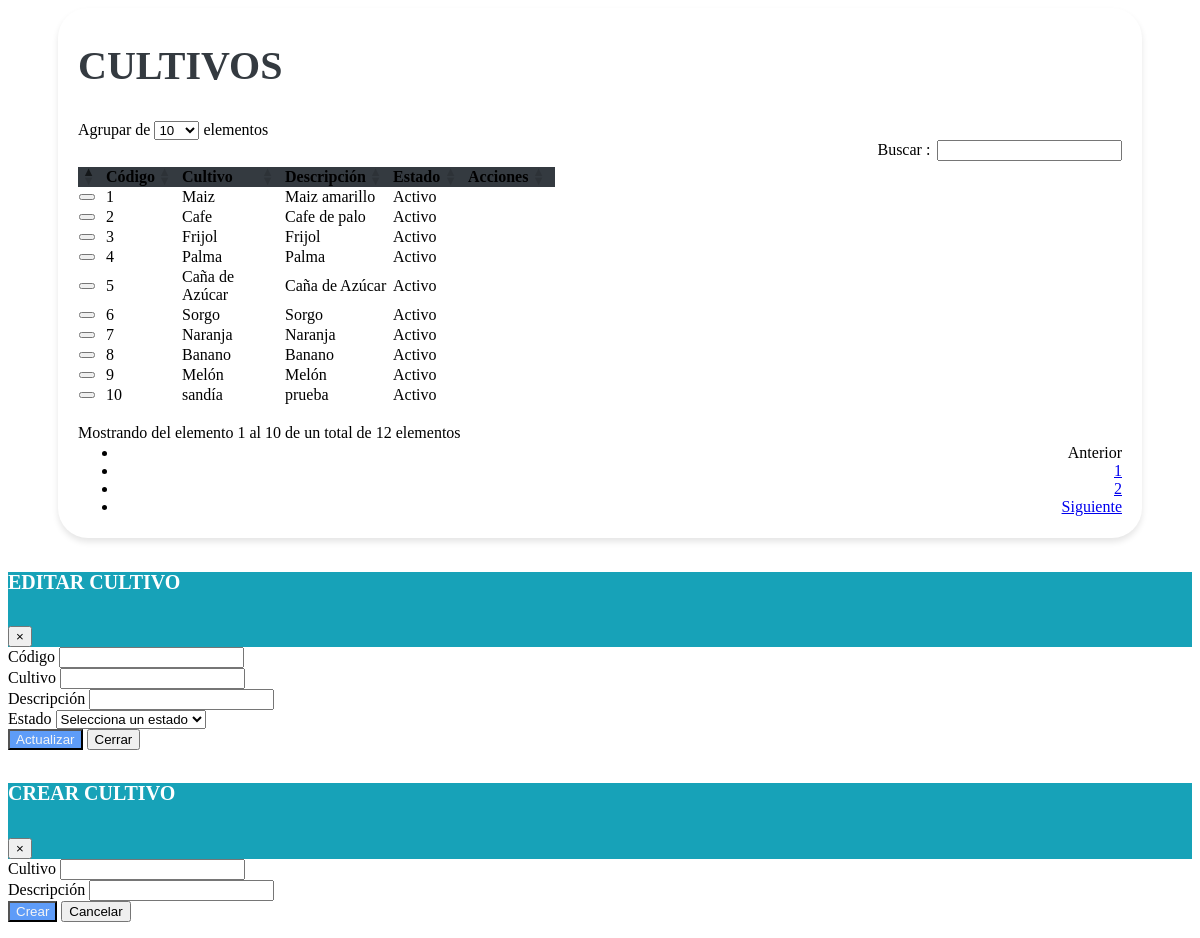
Screenshot of /vistas/Mantenimiento_Cultivo.php with the database file from the repository.
### tables this page shows
CREATE TABLE `tbl_tipo_cultivo` (
  `id_tipo_cultivo` bigint(20) NOT NULL,
  `tipo_cultivo` varchar(255) DEFAULT NULL,
  `descripcion` text DEFAULT NULL,
  `creado_por` varchar(255) DEFAULT NULL,
  `fecha_creacion` timestamp NOT NULL DEFAULT current_timestamp(),
  `modificado_por` varchar(255) DEFAULT NULL,
  `fecha_modificacion` timestamp NOT NULL DEFAULT current_timestamp() ON UPDATE current_timestamp(),
  `estado` enum('ACTIVO','INACTIVO','','') DEFAULT NULL
);

### vistas/Mantenimiento_Cultivo.php (the view, shortened to what this page needs)
<link href="https://cdn.jsdelivr.net/npm/bootstrap-icons@1.10.0/font/bootstrap-icons.css" rel="stylesheet">
<link rel="stylesheet" href="assets/css/estilos.css">
    <link rel="stylesheet" href="https://cdn.datatables.net/1.10.20/css/dataTables.bootstrap4.min.css">
<div class="containertable">
    <div class="d-flex justify-content-between align-items-end mb-4">
        <div>
            <h1 class="poppins-font mb-2">CULTIVOS</h1>
            <br>
        </div>
    </div>
    <div class="table-responsive">
           <!--El diseño de la table cuando ya esté todo unido
    <table id="tablax" class="table table-striped table-bordered" style="width:100%"> -->
    <table id="tablax" class="table table-hover">
            <thead class="table-dark text-center" style="background-color: #343A40;">
                <tr>
                    <th scope="col"></th>
                    <th scope="col">Código</th>
                    <th scope="col">Cultivo</th>
                    <th scope="col">Descripción</th>
                    <th scope="col">Estado</th>
                    <th scope="col">Acciones</th>
                </tr>
            </thead>
            <tbody class="text-center">
                <?php
                include "../php/conexion_be.php";
                $sql = $conexion->query("SELECT * FROM tbl_tipo_cultivo");
                while ($datos = $sql->fetch_object()) { ?>
                    <tr>
                    <td><button class="btn btn-primary"onclick="toggleColumns(this)"><i class="fas fa-eye" style="color:white"></i></button></td>
                        <td><?= $datos->id_tipo_cultivo  ?></td>
                        <td><?= $datos->tipo_cultivo ?></td>
                        <td><?= $datos->descripcion ?></td>
                        <td><?php
                            if ($datos->estado == "ACTIVO") {
                                echo '<span class="badge bg-success">Activo</span>';
                            } else {
                                echo '<span class="badge bg-danger">Inactivo</span>';
                            }
                            ?></td>
                        <td>
                        </td>
                    </tr>
                <?php }
                ?>
            </tbody>
        </table>
    </div>
</div>
<div class="modal fade" id="modalEditar" tabindex="-1" role="dialog" aria-labelledby="exampleModalLabel" aria-hidden="true">
    <div class="modal-dialog" role="document">
        <div class="modal-content">
            <div class="modal-header" style="background-color: #17A2B8;">
                <h5 class="poppins-modal mb-2" id="exampleModalLabel">EDITAR CULTIVO</h5>
                <button type="button" class="close" data-dismiss="modal" aria-label="Cerrar">
                    <span aria-hidden="true">&times;</span>
                </button>
            </div>
            <div class="modal-body">
                <form id="formularioEditar" method="POST" action="#">
                    <div class="row">
                        <div class="col-6">
                            <div class="form-group">
                                <label for="id_tipo_cultivo">Código</label>
                                <input type="text" class="form-control" id="id_tipo_cultivo" name="id_tipo_cultivo" readonly>
                            </div>
                        </div>
                        <div class="col-6">
                            <div class="form-group">
                                <label for="tipo_cultivo">Cultivo</label>
                                <input type="text" class="form-control" id="tipo_cultivo" name="tipo_cultivo" required>
                            </div>
                        </div>
                    </div>
                    <div class="row">
                        <div class="col-6">
                            <div class="form-group">
                                <label for="descripcion">Descripción</label>
                                <input type="text" class="form-control" id="descripcion" name="descripcion" required>
                            </div>
                        </div>
                    </div>
                    <div class="form-row">
                        <div class="form-group col-md-6">
                            <label for="estado">Estado</label>
                            <select class="form-control" id="estado" name="estado" required>
                            <option value="" disabled selected>Selecciona un estado</option>
                            </select>
                        </div>
                    </div>
                    <div class="modal-footer">
                        <button type="submit" class="btn btn-actualizar">Actualizar</button>
                        <button type="button" class="btn btn-secondary" data-dismiss="modal"></i>Cerrar</button>
                    </div>
                </form>
            </div>
        </div>
    </div>
</div>
<div class="modal fade" id="modalForm" tabindex="-1" role="dialog" aria-labelledby="exampleModalLabel" aria-hidden="true">
    <div class="modal-dialog">
        <div class="modal-content" role="document">
            <div class="modal-header" style="background-color: #17A2B8;">
                <h5 class="poppins-modal mb-2" id="exampleModalLabel">CREAR CULTIVO</h5>
                <button type="button" class="close" data-dismiss="modal" aria-label="Cerrar">
                    <span aria-hidden="true">&times;</span>
                </button>
            </div>
            <div class="modal-body">
                <form action="modelos/agregar_cultivo.php" method="POST">
                    <div class="row mb-3">
                        <div class="col">
                            <label for="tipo_cultivo" class="form-label">Cultivo</label>
                            <input type="text" class="form-control" id="tipo_cultivo" name="tipo_cultivo" pattern="[A-Za-z]+" title="Solo se permiten letras en este campo." oninput="validateInput(this)">
                        </div>
                        <div class="col">
                            <label for="descripcion" class="form-label">Descripción</label>
                            <input type="text" class="form-control" id="descripcion" name="descripcion" pattern="[A-Za-z]+" title="Solo se permiten letras en este campo." oninput="validateInput(this)">
                        </div>
                    </div>
                    <div class="modal-footer">
                    <button type="submit" class="btn btn-actualizar">Crear</button>
                    <button type="button" class="btn btn-secondary" data-bs-dismiss="modal"></i>Cancelar</button>
                    </div>
                </form>
            </div>
        </div>
    </div>
</div>

### assets/css/estilos.css (style rules this page uses)
.poppins-font { color: var(--heading, #343A40); font-size: 40px; font-style: normal; font-weight: 600; line-height: 21px; }
.poppins-modal { color: var(--heading, #ffffff); font-size: 20px; font-style: normal; font-weight: 600; line-height: 21px; }
.btn-actualizar { background-color: #5e9cf8; color: whitesmoke; }
.containertable { background-color: #fff; padding: 20px; border-radius: 30px; margin-bottom: 20px; margin-left: 50px; margin-right: 50px; box-shadow: 0 4px 6px rgba(0, 0, 0, 0.1); }

### rows the page displays
tbl_tipo_cultivo: id_tipo_cultivo "1", tipo_cultivo "Maiz", descripcion "Maiz amarillo", estado "Activo"
tbl_tipo_cultivo: id_tipo_cultivo "2", tipo_cultivo "Cafe", descripcion "Cafe de palo", estado "Activo"
tbl_tipo_cultivo: id_tipo_cultivo "3", tipo_cultivo "Frijol", descripcion "Frijol", estado "Activo"
tbl_tipo_cultivo: id_tipo_cultivo "4", tipo_cultivo "Palma", descripcion "Palma", estado "Activo"
tbl_tipo_cultivo: id_tipo_cultivo "5", tipo_cultivo "Caña de Azúcar", descripcion "Caña de Azúcar", estado "Activo"
tbl_tipo_cultivo: id_tipo_cultivo "6", tipo_cultivo "Sorgo", descripcion "Sorgo", estado "Activo"
tbl_tipo_cultivo: id_tipo_cultivo "7", tipo_cultivo "Naranja", descripcion "Naranja", estado "Activo"
tbl_tipo_cultivo: id_tipo_cultivo "8", tipo_cultivo "Banano", descripcion "Banano", estado "Activo"
tbl_tipo_cultivo: id_tipo_cultivo "9", tipo_cultivo "Melón", descripcion "Melón", estado "Activo"
tbl_tipo_cultivo: id_tipo_cultivo "10", tipo_cultivo "sandía", descripcion "prueba", estado "Activo"
